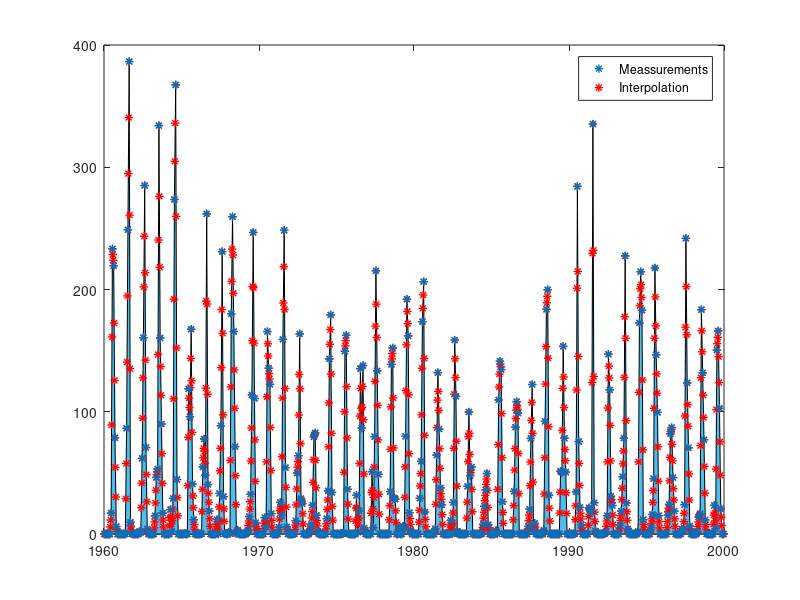

Here is the MATLAB script that generated this plot: (Note: this script raises an error after producing the figure.)
%% FMSN45 PROJECT 2023, By Ali Bakly & Davy Than
% Note: Code comments might be irrelevant/wrong and copy
% pasted form lab code etc. They are left for our
% own understanding o
%% Clean up and add path
clear; clc;
close all;
addpath('../functions', '../data')
load proj23.mat
%% Initial Plot
city = ElGeneina; % If you want to reestimate params with Kassala, set to Kassala
figure()
area(city.rain_org_t, city.rain_org, 'FaceColor','#4DBEEE')
hold on
pl1 = plot(city.rain_t, city.rain,'*', 'color', 'r','LineWidth',1);
hold on
pl2 = plot(city.rain_org_t, city.rain_org,'*', 'color', '#0072BD','LineWidth',1);
lgd = legend([pl2 pl1], {'Meassurements', 'Interpolation'});
fontsize(lgd,12,'points')
xlabel('Time')
ylabel('Rain')
title('Rain plot')
rain = city.rain_org;

%% Find idxs for splits and set initial states
len = length(city.nvdi);
idx_model_nvdi = 1:round(0.75*len);
idx_validation_nvdi = round(0.75*len) + 1 : round(0.9*len);
idx_test_nvdi = round(0.9*len + 1 : len);
tt = city.nvdi_t;

last_t = tt(length(idx_model_nvdi)); % Use only model data for reconstruction
last_rain_rec = find(last_t - city.rain_org_t < 0 & last_t - city.rain_org_t > -0.1);

% Only same time as modelling for these params
y = city.rain_org(1:last_rain_rec);
N = length(y);

%% ----------A: Estimating parameters with Kalman Filter-------------
a1 = 0.5;%0.999999; % Intial AR param estimate
converged = false;
converged_2 = false;
convergence_counter = 0;
while converged_2 == false %
    if(converged) % If on last iteration, use all available data to reconstruct
        converged_2 = true;
        y = city.rain_org(1:end);
        N = length(y);
    end
    A =[-a1.^3 0 0;a1.^2 0 0; -a1 0 0];
    Z = [1 -a1 a1^2; 0 1 -a1; 0 0 1];
    at = zeros(N,1);
    Rw    = 1e-2;                                      % Measurement noise covariance matrix, R_w. Note that Rw has the same dimension as Ry.
    Re    = eye(3)*1e2;%10e-1                        % System noise covariance matrix, R_e. Note that Re has the same dimension as Rx_t1.
    Re = Z*Re*transpose(Z);
    Rx_t1 = eye(3)*1e2; %correct?                             % Initial covariance matrix, V0 = R_{1|0}^{x,x}
    e_hat  = zeros(N,1);                             % Estimated one-step prediction error.
    xt    = zeros(3,N);                         % Estimated states. Intial state, x_{1|0} = 0.
    yhat  = zeros(N,1);                             % Estimated output.
    xStd  = zeros(3,N);                         % Stores one std for the one-step prediction.
    for t=2 :N                                       
        % Update the predicted state and the time-varying state vector.
        x_t1 = A*xt(:,t-1);                         % x_{t|t-1} = A x_{t-1|t-1}
        C    = [1 1 1];     % Use earlier prediction errors as estimate of e_t.
        
        % Update the parameter estimates.
        Ry = C*Rx_t1*C' + Rw;                       % R_{t|t-1}^{y,y} = C R_{t|t-1}^{x,x} + Rw
        Kt = Rx_t1*C'/Ry;                           % K_t = R^{x,x}_{t|t-1} C^T inv( R_{t|t-1}^{y,y} )
        yhat(t) = C*x_t1;                           % One-step prediction, \hat{y}_{t|t-1}.
        e_hat(t) = y(t)-yhat(t);                     % One-step prediction error, \hat{e}_t = y_t - \hat{y}_{t|t-1}
        xt(:,t) = x_t1 + Kt*( e_hat(t) );            % x_{t|t}= x_{t|t-1} + K_t ( y_t - Cx_{t|t-1} ) 
        
        if (any(xt(:,t) < 0))
            target_sum = sum(xt(:,t)); % The sum that needs to be maintained
            new_data = max(xt(:,t), 0);

            % Scale the new data to ensure the sum matches the target sum
            scale_factor = target_sum / sum(new_data);
            xt(:,t) = new_data * scale_factor;
        end

        % Update the covariance matrix estimates.
        Rx_t  = Rx_t1 - Kt*Ry*Kt';                  % R^{x,x}_{t|t} = R^{x,x}_{t|t-1} - K_t R_{t|t-1}^{y,y} K_t^T
        Rx_t1 = A*Rx_t*A' + Re;                     % R^{x,x}_{t+1|t} = A R^{x,x}_{t|t} A^T + Re
    
        % Estimate a one std confidence interval of the estimated parameters.
        % This is only for the plots.
        xStd(:,t) = sqrt( diag(Rx_t) );            % This is one std for each of the parameters for the one-step prediction.    
    end
    
    if converged_2 == false
        xtemp = flip(xt,1);
        data = iddata(xtemp(:)); % All x data, should be AR
        model_init = idpoly([1 a1], [], []) ;
        model_armax_1 = pem(data , model_init);
        present(model_armax_1)
        if a1 == model_armax_1.A(2)
            converged = true; % We have converged
            final_a1 = a1
        else
            a1 = model_armax_1.A(2) % New Ar parameter, update and loop
            convergence_counter = convergence_counter +1;
        end
    end
end

%% Reconstruct 
rain_rec = flip(xt,1);
rain_reconstructed = rain_rec(:);
rain_reconstructed = [rain_reconstructed(2:end); 0];
% With Provided time vector
tt = city.rain_t;

std_rec = flip(xStd,1); 
std_reconstructed = std_rec(:);
std_reconstructed = [std_reconstructed(2:end); std_reconstructed(end)];

%% Viz for Project
figure()
area(city.rain_org_t, city.rain_org, 'FaceColor','#9eed34')
hold on
area(tt, rain_reconstructed, 'FaceColor','#4DBEEE')
hold on
plot(tt, rain_reconstructed,'*', 'color', '#0072BD','LineWidth',1)
hold on
plot(city.rain_org_t, city.rain_org,'*', 'color', '#395c0a','LineWidth',1)
lgd = legend('Original Rain', 'Reconstructed Rain');
fontsize(lgd,11,'points')
xlabel('Time')
ylabel('Rain')
%xlim([tt(14),tt(31)])
%ylim([0, 250])
title('Reconstructed Rain')
%plotWithConf( 1:3*N, rain_reconstructed, std_reconstructed);
%% Compare sums
sums = zeros(480, 1);
sums(1) = 0;
counter = 2;
for i=3:3:length(rain_reconstructed)-2
    sums(counter) = rain_reconstructed(i) + rain_reconstructed(i+1) + rain_reconstructed(i+2);
    counter = counter +1;
end
diff = sums - city.rain_org;
sum(abs(diff)) % Should be close to 0.
%% ---------- B ----------------- 
% Plot
nvdi = 2.*(city.nvdi./255) -1; %log?
nvdi_K = 2.*(Kassala.nvdi./255) -1;
nvdi_t = city.nvdi_t;
figure();
plot(nvdi_t, nvdi)
xlabel('Time')
ylabel('NVDI')
title('NVDI Data and Split')

plotACFnPACF(nvdi, 100, 'data');

%%
model_t = nvdi_t(idx_model_nvdi);
validation_t = nvdi_t(idx_validation_nvdi);
test_t = nvdi_t(idx_test_nvdi);

model_nvdi = nvdi(idx_model_nvdi);
validation_nvdi = nvdi(idx_validation_nvdi);
test_nvdi = nvdi(idx_test_nvdi);

model_nvdi_K = nvdi_K(idx_model_nvdi);
validation_nvdi_K = nvdi_K(idx_validation_nvdi);
test_nvdi_K = nvdi_K(idx_test_nvdi);

figure();
plot(model_t, model_nvdi, 'LineWidth',1.2)
hold on
plot([model_t(end); validation_t], [model_nvdi(end); validation_nvdi], 'LineWidth',1.2)
hold on;
plot([validation_t(end); test_t], [validation_nvdi(end); test_nvdi], 'LineWidth',1.2)
lgd = legend('Model', 'Validation', 'Test');
fontsize(lgd,12,'points')
xlabel('Time')
ylabel('NVDI')
title('NVDI Data and Split')

figure; 
lambda_max = bcNormPlot(model_nvdi,1)
%% Remove deterministic trend
mdl = fitlm(model_t, model_nvdi)
intercept = mdl.Coefficients(1,1).Estimate;
slope = mdl.Coefficients(2,1).Estimate;
nvdi_no_trend = model_nvdi- (model_t.*slope + intercept);
nvdi_no_trend_copy = nvdi_no_trend;
figure();
plot(model_t, nvdi_no_trend)
plotACFnPACF(nvdi_no_trend, 40, 'data');
figure; 
lambda_max = bcNormPlot(nvdi_no_trend,1);
figure();
plot(model_t, nvdi_no_trend)
 
%% Ar(1) with (1+a36 z^-36) and C = 36
nvdi_no_trend_copy(90:100) = nvdi_no_trend(90-36:100-36); % Outlier

figure();
plot(model_t, nvdi_no_trend_copy,'LineWidth',1.2)
xlabel('Time')
title('No trend data + no outlier')
legend('Model')
plotACFnPACF(nvdi_no_trend_copy, 100, 'No trend data without outlier');
figure; 
lambda_max = bcNormPlot(nvdi_no_trend_copy + 0.2,1)
title("Box-Cox normality plot")

data = iddata(nvdi_no_trend_copy);
Am = conv([1 0.1 0.1], [1 zeros(1, 35), 0.1]);
Cm = [1 zeros(1, 35),0.1];
model_init = idpoly(Am, [], Cm);
model_init.Structure.a.Free = Am;
model_init.Structure.c.Free = Cm;
model_armax_1 = pem(data , model_init);

e_hat = filter(model_armax_1.A , model_armax_1.C , nvdi_no_trend_copy) ;
e_hat = e_hat(length(model_armax_1.A ) : end ) ;

present(model_armax_1)
[acfEst, pacfEst] = plotACFnPACF(e_hat, 70, 'NVDI Model' );
checkIfNormal(acfEst(2:end), 'ACF' );
checkIfNormal(pacfEst(2:end), 'PACF' );
checkIfWhite(e_hat);

%% PREDICTION
ks = [1 7];
naive_vals = {};
Kassala = false; % Predict on Kassala without reestimating --> set to true !
for i=1:2
    t_predict = cat(1,model_t, validation_t, test_t);
    if Kassala
        y = cat(1, model_nvdi_K, validation_nvdi_K, test_nvdi_K);
    else
        y = cat(1, model_nvdi, validation_nvdi, test_nvdi);
    end
    y_trend = y - (t_predict.*slope + intercept);
    A = model_armax_1.A;
    C = model_armax_1.C;

    k = ks(i);
    % Naive:
    if(i == 1) % 1 - Step: Use previous value
        y_naive = zeros(1, length(y) +1 );
        y_naive(2: end) = y;
        y_naive = y_naive(1:end - 1);
        ehat_naive = y-y_naive';

        y_naive_val = y_naive(idx_validation_nvdi);
        ehat_naive_val = ehat_naive(idx_validation_nvdi);

        y_naive_test = y_naive(idx_test_nvdi);
        ehat_naive_test = ehat_naive(idx_test_nvdi);

        naive_vals{1}{1} = [y_naive_val' ehat_naive_val];
        naive_vals{1}{2} = [y_naive_test' ehat_naive_test];
    else % 7 - step: Use last years value
        y_naive = zeros(1, length(y) + 36 );
        y_naive(37: end) = y;
        y_naive = y_naive(1:end - 36);
        ehat_naive = y-y_naive';

        y_naive_val = y_naive(idx_validation_nvdi);
        ehat_naive_val = ehat_naive(idx_validation_nvdi);

        y_naive_test = y_naive(idx_test_nvdi);
        ehat_naive_test = ehat_naive(idx_test_nvdi);

        naive_vals{7}{1} = [y_naive_val' ehat_naive_val];
        naive_vals{7}{2} = [y_naive_test' ehat_naive_test];
    end
    
    % Predict
    [Fk, Gk] = polydiv(C, A, k) ;
    yhatk = filter(Gk, C, y_trend) ;
    yhatk = yhatk + (t_predict.*slope + intercept); % Add trend
    ehat = y-yhatk;
    [acfEst, pacfEst] = plotACFnPACF(ehat, 70, append(int2str(k), '-step prediction'));
    checkIfNormal(acfEst(2:end), 'ACF' );
    checkIfNormal(pacfEst(2:end), 'PACF' );
    checkIfWhite(e_hat);

    yhatk_val = yhatk(idx_validation_nvdi);
    ehat_val = ehat(idx_validation_nvdi);
    
    yhatk_test = yhatk(idx_test_nvdi);
    ehat_test = ehat(idx_test_nvdi);

    t_predict_val = t_predict(idx_validation_nvdi);
    y_val = y(idx_validation_nvdi);

    t_predict_test = t_predict(idx_test_nvdi);
    y_test = y(idx_test_nvdi);
    
    % Validation plots
    f= figure();
    subplot(211)
    plot(t_predict_val,y_val)
    hold on
    plot(t_predict_val, yhatk_val)
    hold on
    plot(t_predict_val, y_naive_val)
    %title('NVDI: Validation')
    title(append(int2str(k), "-step predcition of NVDI on validation data."))
    legend('True data', append(int2str(k), '-step prediction'), 'Naive')

    subplot(212)
    plot(t_predict_val, ehat_val)
    var_ehat_val_norm = var(ehat_val)./var(y_val)
    hold on
    plot(t_predict_val, ehat_naive_val)
    var_ehat_naive__val_norm = var(ehat_naive_val)./var(y_val)
    legend('ehat = y-yhatk', 'naive')

    % Test plots
    f = figure();
    subplot(211)
    plot(t_predict_test,y_test)
    hold on
    plot(t_predict_test, yhatk_test)
    hold on
    plot(t_predict_test, y_naive_test)
    %title('NVDI: Test')
    title(append(int2str(k), "-step predcition of NVDI on test data."))
    legend('True data', append(int2str(k), '-step prediction'), 'Naive')

    subplot(212)
    plot(t_predict_test, ehat_test)
    var_ehat_test_norm = var(ehat_test)./var(y_test)
    hold on
    plot(t_predict_test, ehat_naive_test)
    var_ehat_naive_test_norm = var(ehat_naive_test)./var(y_test)
    legend('ehat = y-yhatk', 'naive')

end
%% BOX-Jenkins Examine the data.
% Extract rain for modelling
idx_rain_nvdimodel_dates = find(tt==model_t(1)): find(tt==model_t(1)) + length(nvdi_no_trend) - 1;
x = rain_reconstructed(idx_rain_nvdimodel_dates);
figure(); plot(x)
figure; 
lambda_max = bcNormPlot(x,1)
title("Box-Cox normality plot")
y = nvdi_no_trend; 
% Transform
x = log(x+1);
mean_x = mean(x);
x = (x - mean_x)./20;

% manual inspection
f =figure(); 
subplot(211);
plot(model_t,x); 
ylabel('Input signal')
title('Measured signals')
subplot(212); 
plot(model_t, y ); 
ylabel('Output signal')
xlabel('Time')
figure
[Cxy,lags] = xcorr( y, x, 100, 'coeff' );
stem( lags, Cxy )
hold on
condInt = 2*ones(1,length(lags))./sqrt( length(y) );
plot( lags, condInt,'r--' )
plot( lags, -condInt,'r--' )
hold off
xlabel('Lag')
ylabel('Amplitude')
title('Crosscorrelation between in- and output')
%% Modeling x
figure();

plot(x);
title('Input data');
plotACFnPACF(x, 100, 'Input Data' );

% Model as ARMA(1,2) component
data = iddata(x);

idx = [1 2 12 36 37 38];
arr = zeros(1, idx(end) +1);
arr(idx +1 ) = 1;
Am = arr.*0.3;
Am(1) =1;

idx = [3 36];
arr = zeros(1, idx(end) +1);
arr(idx +1 ) = 1;
Cm = arr.*0.01;
Cm(1) =1;
model_init = idpoly(Am, [], Cm) ;
model_init.Structure.a.Free = Am;
model_init.Structure.c.Free = Cm;

inputModel = pem(data , model_init);

w_t = filter(inputModel.A , inputModel.C , x) ;
w_t = w_t(length(inputModel.A ): end ) ;
var_ex = var(w_t);

eps_t = filter(inputModel.A , inputModel.C , y) ;
eps_t = eps_t(length(inputModel.A ): end ) ;

present(inputModel)
[acfEst, pacfEst] = plotACFnPACF(w_t, 100, 'Input Model' );
checkIfNormal(acfEst(2:end), 'ACF' );
checkIfNormal(pacfEst(2:end), 'PACF' );
checkIfWhite(w_t);

A = inputModel.A;
C = inputModel.C;
%% Cross- corr
n = length(x);
M = 100;
figure()
[Cxy,lags] = xcorr(eps_t, w_t, M, 'coeff' ); %(d,r,s) = (4,2,0)
stem(lags, Cxy)
title ('Crosscorrelation function'), xlabel('Lag')
hold on
plot(-M:M, 2/ sqrt(n) * ones(1, 2*M+1), '--')
plot(-M:M, -2/sqrt(n) * ones(1, 2*M+1) , '--' )
hold off

%% Model orders
d=3; r=0; s=0; % Not really using this
A2 = [1 0.3.*ones(1, r)];
% B = [zeros(1,d) 0.1.*ones(1, s+1)];

idx = [3 5 7 17 31 34];
arr = zeros(1, idx(end) +1);
arr(idx +1 ) = 0.3;
B = arr;

Mi = idpoly([1], [B], [], [], [A2]) ;
Mi.Structure.B.Free = B;

z = iddata(y, x) ;
Mba2 = pem(z, Mi ) ;present(Mba2)
etilde = resid(Mba2, z);
etilde = etilde.y;
etilde = etilde(length(Mba2.B): end);

figure()
[Cxy,lags] = xcorr(etilde, x(length(Mba2.B): end), M, 'coeff' );
stem(lags, Cxy)
title ('Crosscorrelation function'), xlabel('Lag')
hold on
plot(-M:M, 2/ sqrt(n) * ones(1, 2*M+1), '--')
plot(-M:M, -2/sqrt(n) * ones(1, 2*M+1) , '--' )
hold off

%% Model etilde
figure();
plot(etilde);
title('etilde data');
plotACFnPACF(etilde, M, 'Input Data' );

model_init = idpoly([1 1], [], []) ;
model_input = pem(iddata(etilde), model_init);

e_hat = filter(model_input.A , model_input.C , etilde) ;
e_hat = e_hat(length(model_input.A ) : end ) ;

present(model_input)
[acfEst, pacfEst] = plotACFnPACF(e_hat, M, 'AR(1)' );
checkIfNormal(acfEst(2:end), 'ACF' );
checkIfNormal(pacfEst(2:end), 'PACF' );
checkIfWhite(e_hat);

A1 = model_input.A;
C2 = model_input.C;

%% Full BJ Model
Mi = idpoly(1, B, C2, A1, A2) ;
Mi.Structure.D.Free = A1;
Mi.Structure.B.Free = B;

z = iddata(y, x);
MboxJ = pem (z, Mi);
present (MboxJ );

ehat = resid(MboxJ, z).y;
ehat = ehat(length(MboxJ.B): end);

[acfEst, pacfEst] = plotACFnPACF(ehat, M, 'Box-Jenkins');
checkIfNormal(acfEst(2:end), 'ACF' );
checkIfNormal(pacfEst(2:end), 'PACF' );
checkIfWhite(ehat);

figure()
[Cxy,lags] = xcorr(ehat, x(length(MboxJ.B): end), M, 'coeff' );
stem(lags, Cxy)
title ('Cross-correlation function'), xlabel('Lag')
hold on
plot(-M:M, 2/ sqrt(n) * ones(1, 2*M+1), '--')
plot(-M:M, -2/sqrt(n) * ones(1, 2*M+1) , '--' )
hold off
%% Compare variances
ut = filter( MboxJ.B, MboxJ.F, x);
ut = ut(length(MboxJ.B): end);
var(ut)
var(y(length(MboxJ.B): end))

%% Predicting using BJ
k = 7;
idx_rain_nvdi_val = find(tt==validation_t(1)): find(tt==validation_t(end)) ;
idx_rain_nvdi_test = find(tt==test_t(1)): find(tt==test_t(end)) ;

x_val = (log(rain_reconstructed(idx_rain_nvdi_val) + 1) - mean_x)./20;
x_test = (log(rain_reconstructed(idx_rain_nvdi_test) + 1) - mean_x)./20;

x_model_val = cat(1, x, x_val);
x_model_val_test = cat(1, x, x_val, x_test);

t_predict_model_val = cat(1,model_t, validation_t);
t_predict_model_val_test = cat(1,model_t, validation_t, test_t);

y_model_val = cat(1, model_nvdi, validation_nvdi);
y_model_val_test = cat(1, model_nvdi, validation_nvdi, test_nvdi);

y_val = y_model_val(idx_validation_nvdi);
y_test = y_model_val_test(idx_test_nvdi);

y_trend_model_val = y_model_val - (t_predict_model_val.*slope + intercept);
y_trend_model_val_test = y_model_val_test - (t_predict_model_val_test.*slope + intercept);

% Predict input
[Fx, Gx] = polydiv( inputModel.C, inputModel.A, k );
xhatk_model_val = filter(Gx, inputModel.C, x_model_val);
xhatk_model_val_test = filter(Gx, inputModel.C, x_model_val_test);

xhatk_val = xhatk_model_val_test(idx_validation_nvdi);
xhatk_test = xhatk_model_val_test(idx_test_nvdi);

ehat_val = x_val - xhatk_val;
ehat_test = x_test - xhatk_test;
ehat_model_val_inp = x_model_val - xhatk_model_val; % need to throw here

t_predict_val = t_predict_model_val_test(idx_validation_nvdi);
t_predict_test = t_predict_model_val_test(idx_test_nvdi);

%modelLim = 400
f = figure();
subplot(211)
plot(t_predict_val, xhatk_val)
title(append(int2str(k), "-step predcition of input on vlaidation data."))
hold on
plot(t_predict_val, x_val)
legend('xhatk', 'x')
subplot(212)
plot(t_predict_val, ehat_val);
legend('ehat')

f = figure();
subplot(211)
plot(t_predict_test, xhatk_test)
hold on
plot(t_predict_test, x_test)
title(append(int2str(k), "-step predcition of input on test data."))
legend('xhatk', 'x')
subplot(212)
plot(t_predict_test, ehat_test);
legend('ehat')

std_xk = sqrt( sum( Fx.^2 )*var_ex ); %NEED TO CHECK THIS
fprintf( 'The theoretical std of the %i-step prediction error is %4.2f.\n', k, std_xk)

%% Form the residual. Input
%ehat = ehat(30:end);
[acfEst, pacfEst] = plotACFnPACF(ehat_model_val_inp(20:end), 75, 'Input model prediction');
checkIfNormal(acfEst(2:end), 'ACF' );
checkIfNormal(pacfEst(2:end), 'PACF' );
checkIfWhite(ehat_model_val_inp(20:end));


%% Proceed to predict the data using the predicted input.
% Form the BJ prediction polynomials. In our notation, these are
%   A1 = foundModel.D
%   C1 = foundModel.C
%   A2 = foundModel.F
% 
% The KA, KB, and KC polynomials are formed as:
%   KA = conv( A1, A2 );
%   KB = conv( A1, B );
%   KC = conv( A2, C1 );
%
KA = conv( MboxJ.D, MboxJ.F );
KB = conv( MboxJ.D, MboxJ.B );
KC = conv( MboxJ.F, MboxJ.C );

% Form the ARMA prediction for y_t (note that this is not the same G
% polynomial as we computed above (that was for x_t, this is for y_t).
[Fy, Gy] = polydiv( MboxJ.C, MboxJ.D, k );

% Compute the \hat\hat{F} and \hat\hat{G} polynomials.
[Fhh, Ghh] = polydiv( conv(Fy, KB), KC, k );

% Form the predicted output signal using the predicted input signal.
yhatk_model_val  = filter(Fhh, 1, xhatk_model_val) + filter(Ghh, KC, x_model_val) + filter(Gy, KC, y_trend_model_val);
yhatk_model_val_test  = filter(Fhh, 1, xhatk_model_val_test) + filter(Ghh, KC, x_model_val_test) + filter(Gy, KC, y_trend_model_val_test);

yhatk_val = yhatk_model_val_test(idx_validation_nvdi) + (slope.*t_predict_val + intercept);
yhatk_test = yhatk_model_val_test(idx_test_nvdi) + (slope.*t_predict_test + intercept);

ehat_val = y_val - yhatk_val;
ehat_test = y_test - yhatk_test;
ehat_model_val = y_model_val - (yhatk_model_val + (slope.*t_predict_model_val + intercept));% Need to throw SHould not use test here, but forget now

var_ehat_val = var(ehat_val);
var_ehat_test = var(ehat_test);
var_ehat_val_norm = var_ehat_val/var(y_val)
var_ehat_test_norm = var_ehat_test/var(y_test)

[acfEst, pacfEst] = plotACFnPACF(ehat_model_val(100:end), 75, append(int2str(k), '-step prediction'));
checkIfNormal(acfEst(2:end), 'ACF' );
checkIfNormal(pacfEst(2:end), 'PACF' );
checkIfWhite(ehat_model_val(50:end) - + (slope.*t_predict_model_val(50:end) + intercept));


naive = naive_vals{k}; 
f = figure();
subplot(211)
plot(t_predict_val, y_val)
hold on
plot(t_predict_val, yhatk_val)
hold on
plot(t_predict_val, naive{1}(:,1))
legend('y', 'yhatk', 'naive')
title(append(int2str(k), "-step predcition of NVDI on validation data."))
subplot(212)
plot(t_predict_val, ehat_val);
hold on
plot(t_predict_val, naive{1}(:,2))
legend('ehat', 'ehat naive')
%title('NVDI: Validation')


f = figure();
subplot(211)
plot(t_predict_test, y_test)
title(append(int2str(k), "-step predcition of NVDI on test data."))
hold on
plot(t_predict_test, yhatk_test)
hold on
plot(t_predict_test, naive{2}(:,1))
legend('y', 'yhatk', 'naive')
subplot(212)
plot(t_predict_test, ehat_test);
hold on
plot(t_predict_test, naive{2}(:,2))
legend('ehat', 'ehat naive')
%title('NVDI: Test')

%% ----------------- C --------------------------
% Estimate the unknown parameters using a Kalman filter and form the predictions.
N = length(t_predict_model_val_test);
y = y_trend_model_val_test;
x = x_model_val_test;

nnz_KB  = find(KB ~= 0);
noPar   = length(nnz_KB) + 1 ;                            % The vector of unknowns is [ -KA(2) -KA(3) KB(1) KB(2) KB(3) KC(3) ]
xt      = zeros(noPar, N);               % Estimated states. Set the initial state to the estimated parameters.
xt(:,max(nnz_KB)-1) = [-KA(2) KB(nnz_KB)];

%%
% For the output
A     = eye(noPar);
Rw    = 5e-4;%std(ehat_model_val);              % Measurement noise covariance matrix, R_w. Try using the noise estimate from the polynomial prediction.
Re    = 7e-7*eye(noPar);                        % System noise covariance matrix, R_e.
Re(1,1) = 7e-5; Re(3,3) = 7e-5; Re(4,4) = 7e-5; Re(13,13) = 5e-5;
Rx_t1 = 1e-6*eye(noPar);                        % Initial covariance matrix, R_{1|0}^{x,x}
Rx_k  = Rx_t1;
h_et  = zeros(N,1);                             % Estimated one-step prediction error.
yhat = zeros(N,1);                             % Estimated output.
xStd  = zeros(noPar,N);                         % Stores one std for the one-step prediction.
yhatk_1 = zeros(N,1);  
yhatk_7 = zeros(N,1);  

% We need to predict inputs also
noPar_inp = length(inputModel.A) - 1;
A_inp     = zeros(noPar_inp);
A_inp(1, :) = - inputModel.A(2:end);
A_inp(2: noPar_inp+1:end) = 1;

xt_inp      = zeros(noPar_inp, N);
Rw_inp    = 1e-3;%std(ehat_model_val_inp);                                % Measurement noise covariance matrix, R_w. Try using the noise estimate from the polynomial prediction.
Re_inp    = 1e0*eye(noPar_inp);                        % System noise covariance matrix, R_e.
Rx_t1_inp = 1e0*eye(noPar_inp);                        % Initial covariance matrix, R_{1|0}^{x,x}
Rx_k_inp  = Rx_t1_inp;
h_et_inp  = zeros(N,1);                             % Estimated one-step prediction error.
xhat_inp = zeros(N,1);                             % Estimated output.
xhatK_inp_4 = zeros(N,1); % testing
xStd_inp  = zeros(noPar_inp,N);                         % Stores one std for the one-step prediction.

startInd = max(nnz_KB);                                   % We use t-2, so start at t=3.

for t=startInd:N
    % --------- INPUT ----------
    % Update the predicted state and the time-varying state vector.
    x_t1_inp = A_inp*xt_inp(:,t-1);                         % x_{t|t-1} = A x_{t-1|t-1}
    
    C_inp = [inputModel.C zeros(1, noPar_inp - length(inputModel.C))];
    xhat_inp(t) = C_inp*x_t1_inp;

    % Update the parameter estimates.
    Ry_inp = C_inp*Rx_t1_inp*C_inp' + Rw_inp;                       % R_{t|t-1}^{y,y} = C R_{t|t-1}^{x,x} + Rw
    Kt_inp = Rx_t1_inp*C_inp'/Ry_inp;                           % K_t = R^{x,x}_{t|t-1} C^T inv( R_{t|t-1}^{y,y} )
    h_et_inp(t) = x(t)-xhat_inp(t);                    % One-step prediction error, \hat{e}_t = y_t - \hat{y}_{t|t-1}
    xt_inp(:,t) = x_t1_inp + Kt_inp*( h_et_inp(t) );            % x_{t|t}= x_{t|t-1} + K_t ( y_t - Cx_{t|t-1} ) 

    % Update the covariance matrix estimates.
    Rx_t_inp  = Rx_t1_inp - Kt_inp*Ry_inp*Kt_inp';                  % R^{x,x}_{t|t} = R^{x,x}_{t|t-1} - K_t R_{t|t-1}^{y,y} K_t^T
    Rx_t1_inp = A_inp*Rx_t_inp*A_inp' + Re_inp;                     % R^{x,x}_{t+1|t} = A R^{x,x}_{t|t} A^T + Re

    % Estimate a one std confidence interval of the estimated parameters.
    xStd_inp(:,t) = sqrt( diag(Rx_t_inp) );             % This is one std for each of the parameters for the one-step prediction.
    Ck = C_inp;  % Not time varying
    xk = Ck*A_inp*xt_inp(:,t);            % \hat{x}_{t+1|t} = C_{t+1|t} A x_{t|t}
    % 2 - 4 step predictions
    k= 4;
    Rx_k_inp = Rx_t1_inp;
    ksteps_inp = [xk]; %[\hat{x}_{t+1|t} \hat{x}_{t+2|t} \hat{x}_{t+3|t} \hat{x}_{t+4|t}]

    for k0=2:k
        xk = Ck*A_inp^k*xt_inp(:,t);                    % \hat{x}_{t+k|t} = C_{t+k|t} A^k x_{t|t}
        Rx_k_inp = A_inp*Rx_k_inp*A_inp' + Re_inp;                  % R_{t+k+1|t}^{x,x} = A R_{t+k|t}^{x,x} A^T + Re  
        ksteps_inp(end + 1) = xk;
    end

    xhatK_inp_4(t + k) = xk;

    % ------------- OUTPUT ----------------
    % Update the predicted state and the time-varying state vector.
    x_t1 = A*xt(:,t-1);                         % x_{t|t-1} = A x_{t-1|t-1}

    C = [ y(t-1) x(t - nnz_KB + 1)'];
    yhat(t) = C*x_t1;

    % Update the parameter estimates.
    Ry = C*Rx_t1*C' + Rw;                       % R_{t|t-1}^{y,y} = C R_{t|t-1}^{x,x} + Rw
    Kt = Rx_t1*C'/Ry;                           % K_t = R^{x,x}_{t|t-1} C^T inv( R_{t|t-1}^{y,y} )
    h_et(t) = y(t)-yhat(t);                    % One-step prediction error, \hat{e}_t = y_t - \hat{y}_{t|t-1}
    xt(:,t) = x_t1 + Kt*( h_et(t) );            % x_{t|t}= x_{t|t-1} + K_t ( y_t - Cx_{t|t-1} ) 

    % Update the covariance matrix estimates.
    Rx_t  = Rx_t1 - Kt*Ry*Kt';                  % R^{x,x}_{t|t} = R^{x,x}_{t|t-1} - K_t R_{t|t-1}^{y,y} K_t^T
    Rx_t1 = A*Rx_t*A' + Re;                     % R^{x,x}_{t+1|t} = A R^{x,x}_{t|t} A^T + Re

    % Estimate a one std confidence interval of the estimated parameters.
    xStd(:,t) = sqrt( diag(Rx_t) );             % This is one std for each of the parameters for the one-step prediction.
    
    Ck = [y(t-1 + 1) x(t - nnz_KB + 1 + 1)'];   % C_{t+1|t}
    yk = Ck*A*xt(:,t);                            % \hat{y}_{t+1|t} = C_{t+1|t} A x_{t|t}
    k = 1;
    yhatk_1(t + k) = yk;
    
    k= 7;
    Rx_k = Rx_t1;
    for k0=2:k
        if (k0 > 3) % when k >= 4 we have future inputs 
            Ck = [yk ksteps_inp(1:k0 - 3) x(t - nnz_KB(k0 - 3 +1:end) + k0)']; % C_{t+k|t}
        else
            Ck = [yk x(t - nnz_KB + k0 + 1)']; % C_{t+k|t}
        end
        yk = Ck*A^k*xt(:,t);                    % \hat{y}_{t+k|t} = C_{t+k|t} A^k x_{t|t}
        Rx_k = A*Rx_k*A' + Re;                  % R_{t+k+1|t}^{x,x} = A R_{t+k|t}^{x,x} A^T + Re  
    end

    yhatk_7(t + k) = yk;  
end

yhatk_1 = yhatk_1(1:end-1);
yhatk_1 = yhatk_1 + (slope.*t_predict_model_val_test + intercept);
yhatk_7 = yhatk_7(1:end - 7);
yhatk_7 = yhatk_7 + (slope.*t_predict_model_val_test + intercept);
xhatK_inp_4 = xhatK_inp_4(1:end-4);


%% Examine the estimated parameters.
trueParams = [ -KA(2) KB(nnz_KB)];

figure
plotWithConf( 1:N, xt', xStd', trueParams );
axis([startInd-1 N -1 1])
title(sprintf('Estimated parameters, with Re = %7.6f and Rw = %4.3f', Re(1,1), Rw(1,1)))
xlabel('Time')
fprintf('The final values of the Kalman estimated parameters are:\n')
max_5 = zeros(7,2);
for k0=1:length(trueParams)
    %fprintf('  True value: %5.2f, estimated value: %5.2f (+/- %5.4f).\n', trueParams(k0), xt(k0,end), xStd(k0,end) )
    %abs(trueParams(k0)- xt(k0,end))
    if abs(trueParams(k0)- xt(k0,end)) > min(max_5(:,2))
        index = find(min(max_5(:,2)) == max_5(:,2));
        max_5(index(1), 1) = k0;
        max_5(index(1), 2) = abs(trueParams(k0)- xt(k0,end));
    end
    
end 
max_5
%% 1- step
ehat_1 = y_model_val_test - yhatk_1;
ehat_7 = y_model_val_test - yhatk_7;
for k = [1 7]
    if k ==1
        yhatk = yhatk_1;
        ehat = ehat_1;
    else
        yhatk = yhatk_7;
        ehat = ehat_7;
    end

    naive = naive_vals{k};
    % Val
    f  = figure;
    subplot(211)
    plot(validation_t,y_model_val_test(idx_validation_nvdi))
    hold on;
    plot(validation_t, yhatk(idx_validation_nvdi))
    hold on;
    plot(validation_t, naive{1}(:,1))
    xlabel('Time')
    legend('True', 'Kalman estimate', 'naive')
    title(append(int2str(k),'-step prediction of the validation data'))
    
    subplot(212)
    plot(validation_t, ehat(idx_validation_nvdi))
    hold on;
    plot(validation_t, naive{1}(:,2))
    legend('ehat', 'ehat naive')
    xlabel('Time')
    
    % Test
    f = figure;
    subplot(211)
    plot(test_t,y_model_val_test(idx_test_nvdi))
    hold on;
    plot(test_t, yhatk(idx_test_nvdi))
    hold on;
    plot(test_t, naive{2}(:,1))
    xlabel('Time')
    legend('True', 'Kalman estimate', 'naive')
    title(append(int2str(k),'-step prediction of the test data'))
    
    subplot(212)
    plot(test_t, ehat(idx_test_nvdi))
    hold on;
    plot(test_t, naive{2}(:,2))
    
    legend('ehat', 'ehat naive')
    xlabel('Time')
end

%%
% Form the prediction residuals for the validation/test data.
var_ehat_validation_Kalman_norm = var(ehat_1(idx_validation_nvdi))/var(y_model_val_test(idx_validation_nvdi))
var_ehat_test_Kalman_norm = var(ehat_1(idx_test_nvdi))/var(y_model_val_test(idx_test_nvdi))

var_ehat_validation_Kalman_norm = var(ehat_7(idx_validation_nvdi))/var(y_model_val_test(idx_validation_nvdi))
var_ehat_test_Kalman_norm = var(ehat_7(idx_test_nvdi))/var(y_model_val_test(idx_test_nvdi))

%plotACFnPACF( eP, 40, 'One-step prediction using the polynomial estimate');
[acf_est, pacf_est] = plotACFnPACF( ehat_1(150: end), 70, '1-step prediction using the Kalman filter');
checkIfNormal(pacfEst(2:end), 'PACF' );
checkIfWhite(ehat_1(150:end));
plotACFnPACF( ehat_7(150: end), 70, '7-step prediction using the Kalman filter');
%% Plotting input pred 4-step
figure();
plot(t_predict_model_val_test, x)
hold on;
plot(t_predict_model_val_test, xhatK_inp_4);

title("Input prediction using Kalman filter with stationary model.")
legend( 'True', '4-step')
e_inp = x- xhatK_inp_4;
[acfest, pacfest] = plotACFnPACF( e_inp(150: end), 40, '4-step prediction using the Kalman filter');

checkIfNormal(acfEst(2:end), 'ACF' );
checkIfNormal(pacfEst(2:end), 'PACF' );
checkIfWhite(e_inp(150: end));
%%
% SEE OTHER FILES FOR THE OTHER KALMAN TESTING
% PROBLEM D IS DONE BY RERUNNING RELEVANT SECTION WITH 
% City = Kassala to reestimate params, or with City = ElGeneina
% but Kassala = true without reestimation of params. 